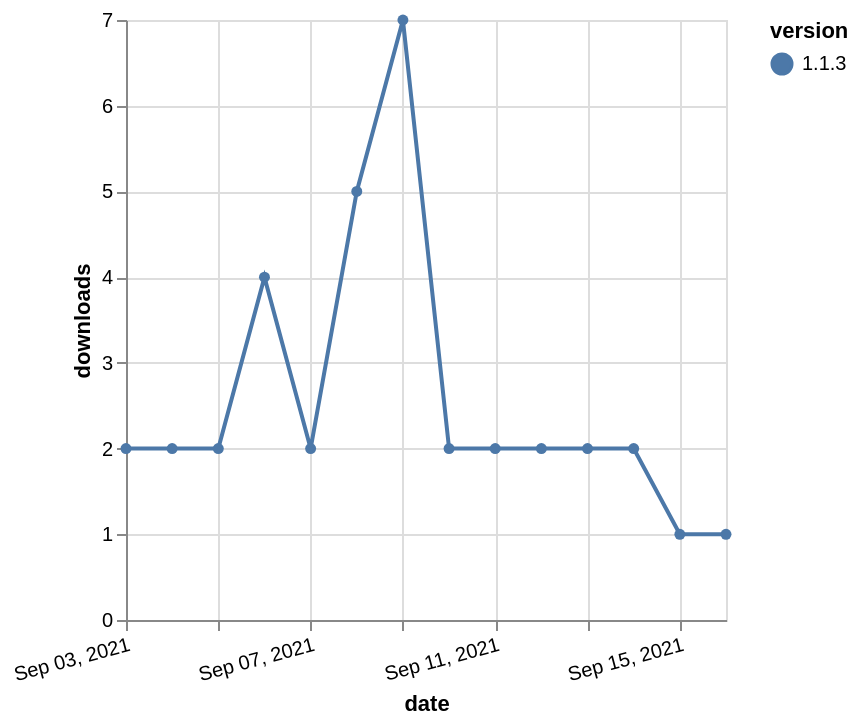

The Vega-Lite source for this figure:
### Vega-Lite specification from a JSON file in a GitHub repository (floating-point values rounded to 4 significant figures)
{"$schema": "https://vega.github.io/schema/vega-lite/v5.json", "description": "A simple bar chart with embedded data.", "data": {"values": [{"date": "2021-09-03", "total": 3256, "delta": 2, "version": "1.1.3"}, {"date": "2021-09-04", "total": 3258, "delta": 2, "version": "1.1.3"}, {"date": "2021-09-05", "total": 3260, "delta": 2, "version": "1.1.3"}, {"date": "2021-09-06", "total": 3264, "delta": 4, "version": "1.1.3"}, {"date": "2021-09-07", "total": 3266, "delta": 2, "version": "1.1.3"}, {"date": "2021-09-08", "total": 3271, "delta": 5, "version": "1.1.3"}, {"date": "2021-09-09", "total": 3278, "delta": 7, "version": "1.1.3"}, {"date": "2021-09-10", "total": 3280, "delta": 2, "version": "1.1.3"}, {"date": "2021-09-11", "total": 3282, "delta": 2, "version": "1.1.3"}, {"date": "2021-09-12", "total": 3284, "delta": 2, "version": "1.1.3"}, {"date": "2021-09-13", "total": 3286, "delta": 2, "version": "1.1.3"}, {"date": "2021-09-14", "total": 3288, "delta": 2, "version": "1.1.3"}, {"date": "2021-09-15", "total": 3289, "delta": 1, "version": "1.1.3"}, {"date": "2021-09-16", "total": 3290, "delta": 1, "version": "1.1.3"}]}, "width": "container", "mark": {"type": "line", "point": {"filled": true}}, "encoding": {"x": {"field": "date", "type": "temporal", "timeUnit": "yearmonthdate", "title": "date", "axis": {"labelAngle": -15}}, "y": {"field": "delta", "type": "quantitative", "title": "downloads"}, "color": {"field": "version", "type": "nominal"}, "tooltip": {"field": "delta"}}}
